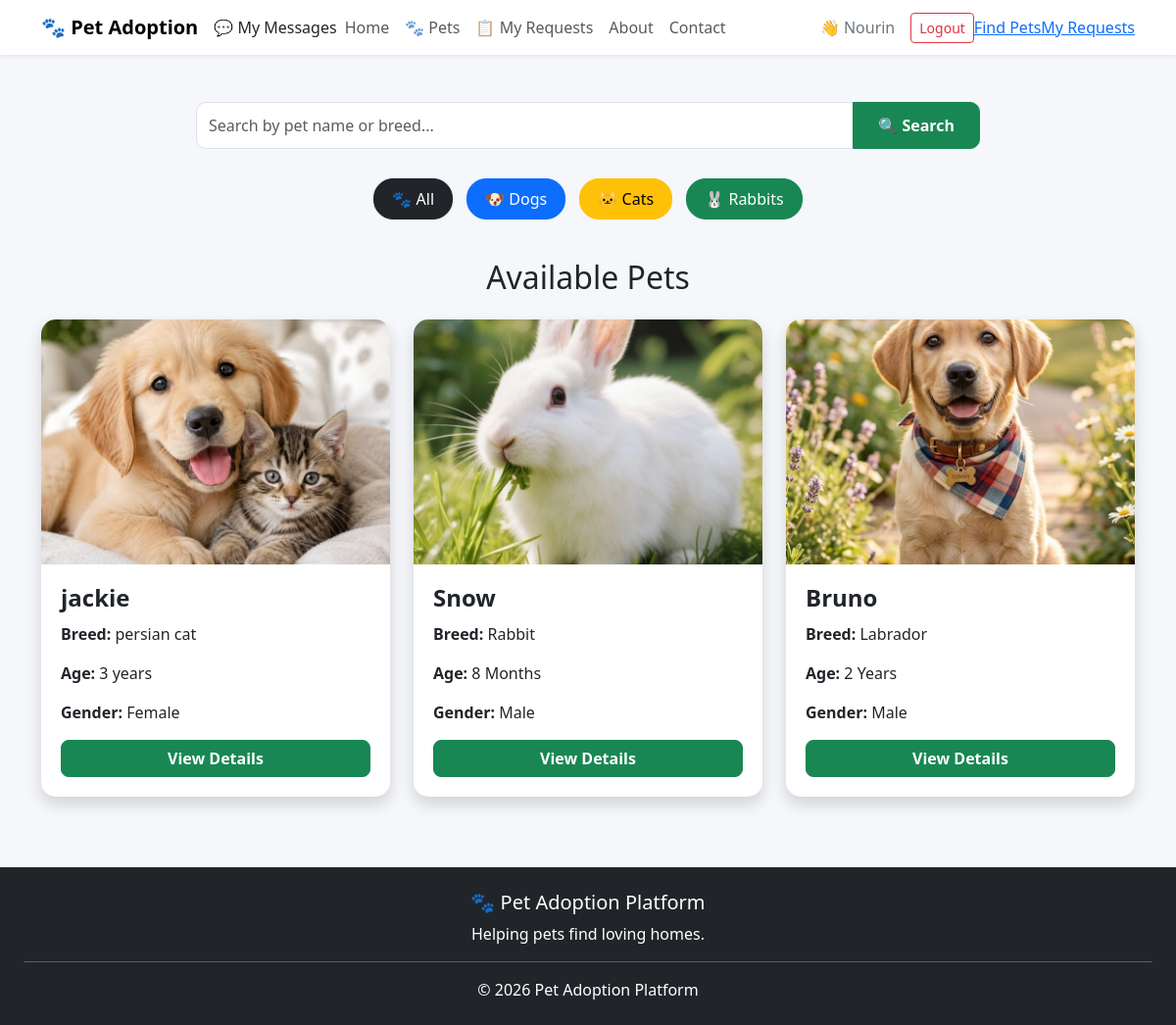
The page /pets (signed in) on the database its author committed.
### tables this page shows
CREATE TABLE pets(
        id INTEGER PRIMARY KEY AUTOINCREMENT,
        name TEXT,
        breed TEXT,
        age TEXT,
        gender TEXT,
        vaccinated TEXT,
        description TEXT,
        image TEXT
    , status TEXT DEFAULT 'Available', shelter_id INTEGER);

### app.py (the view, shortened to what this page needs)
@app.route('/pets')
def pets():
    if 'user' not in session:
        return redirect(url_for('login'))
    search = request.args.get('search', '').strip()
    category = request.args.get('category', '').strip().lower()
    conn = sqlite3.connect("database.db")
    cursor = conn.cursor()
    query = """
        SELECT *
        FROM pets
        WHERE LOWER(TRIM(status)) = 'available'
    """
    params = []
    query += " ORDER BY id DESC"
    cursor.execute(query, params)
    pets = cursor.fetchall()
    conn.close()
    return render_template(
        "pets.html",
        pets=pets,
        search=search,
        category=category
    )

### templates/pets.html (shortened to what this page needs)
<!DOCTYPE html>
<html lang="en">
<head>
    <link
        href="https://cdn.jsdelivr.net/npm/bootstrap@5.3.3/dist/css/bootstrap.min.css"
        rel="stylesheet"
    >
</head>
<body>
{% include 'navbar.html' %}
<div class="container mt-5">
    <div class="search-section">
        <form
            method="GET"
            action="{{ url_for('pets') }}"
        >
            <div class="input-group">
                <input
                    type="text"
                    name="search"
                    class="form-control search-input"
                    placeholder="Search by pet name or breed..."
                    value="{{ search or '' }}"
                >
                <button
                    type="submit"
                    class="btn btn-success search-button"
                >
                    🔍 Search
                </button>
            </div>
        </form>
    </div>
    <div class="category-section">
        <a
            href="{{ url_for('pets') }}"
            class="btn btn-dark category-btn"
        >
            🐾 All
        </a>
        <a
            href="{{ url_for('pets', category='dog') }}"
            class="btn btn-primary category-btn"
        >
            🐶 Dogs
        </a>
        <a
            href="{{ url_for('pets', category='cat') }}"
            class="btn btn-warning category-btn"
        >
            🐱 Cats
        </a>
        <a
            href="{{ url_for('pets', category='rabbit') }}"
            class="btn btn-success category-btn"
        >
            🐰 Rabbits
        </a>
    </div>
    <h2 class="text-center mb-4">
        Available Pets
    </h2>
    <div class="row">
        {% if pets %}
            {% for pet in pets %}
            <div class="col-md-4 mb-4">
                <div class="card shadow pet-card">
                    <img
                        src="{{ url_for('static', filename='images/' + pet[7]) }}"
                        class="card-img-top pet-image"
                        alt="{{ pet[1] }}"
                    >
                    <div class="card-body">
                        <h4 class="pet-name">
                            {{ pet[1] }}
                        </h4>
                        <p>
                            <strong>Breed:</strong>
                            {{ pet[2] }}
                        </p>
                        <p>
                            <strong>Age:</strong>
                            {{ pet[3] }}
                        </p>
                        <p>
                            <strong>Gender:</strong>
                            {{ pet[4] }}
                        </p>
                        <a
                            href="{{ url_for('pet_details', pet_id=pet[0]) }}"
                            class="btn btn-success w-100 view-btn"
                        >
                            View Details
                        </a>
                    </div>
                </div>
            </div>
            {% endfor %}
        {% endif %}
    </div>
</div>
{% include 'footer.html' %}
</body>
</html>

### templates/navbar.html (shortened to what this page needs)
<nav class="navbar navbar-expand-lg bg-white shadow-sm">
    <div class="container">
        <a class="navbar-brand fw-bold" href="{{ url_for('home') }}">
            🐾 Pet Adoption
        </a>
        <a
    href="{{ url_for('my_messages') }}"
    class="nav-link"
>
    💬 My Messages
</a>
        <div class="collapse navbar-collapse" id="mainNavbar">
            <ul class="navbar-nav me-auto mb-2 mb-lg-0">
                <li class="nav-item">
                    <a class="nav-link"
                       href="{{ url_for('home') }}">
                        Home
                    </a>
                </li>
                {% if session.get('user') %}
                    {% if session.get('user') != 'Admin' %}
                    <li class="nav-item">
                        <a class="nav-link"
                           href="{{ url_for('pets') }}">
                            🐾 Pets
                        </a>
                    </li>
                    <li class="nav-item">
                        <a class="nav-link"
                           href="{{ url_for('my_requests') }}">
                            📋 My Requests
                        </a>
                    </li>
                    {% endif %}
                {% endif %}
                <li class="nav-item">
                    <a class="nav-link"
                       href="{{ url_for('about') }}">
                        About
                    </a>
                </li>
                <li class="nav-item">
                    <a class="nav-link"
                       href="{{ url_for('contact') }}">
                        Contact
                    </a>
                </li>
            </ul>
            <div class="d-flex align-items-center">
                {% if session.get('user') %}
                    <span class="me-3 text-secondary">
                        👋 {{ session.get('user') }}
                    </span>
                    <a href="{{ url_for('logout') }}"
                       class="btn btn-outline-danger btn-sm">
                        Logout
                    </a>
                {% endif %}
                {% if session.get('role') == "Admin" %}
    <a href="{{ url_for('admin') }}">
        Dashboard
    </a>
{% elif session.get('role') == "Adopter" %}
    <a href="{{ url_for('pets') }}">
        Find Pets
    </a>
    <a href="{{ url_for('my_requests') }}">
        My Requests
    </a>
{% endif %}
            </div>
        </div>
    </div>
</nav>

### templates/footer.html
<footer class="bg-dark text-white text-center p-4 mt-5">
    <h5>🐾 Pet Adoption Platform</h5>
    <p>
        Helping pets find loving homes.
    </p>
    <hr class="bg-light">
    <p class="text-center mb-0">
    © 2026 Pet Adoption Platform
</p>
</footer>

### templates/pets.html (style rules this page uses)
body { background: #f5f7fb; }
.search-section { max-width: 800px; margin: 0 auto 25px; }
.search-input { height: 48px; border-radius: 10px 0 0 10px; }
.search-button { border-radius: 0 10px 10px 0; padding: 0 25px; font-weight: 600; }
.category-section { text-align: center; margin-bottom: 35px; }
.category-btn { margin: 5px; border-radius: 20px; padding: 8px 18px; font-weight: 500; }
.pet-image { width: 100%; height: 250px; object-fit: cover; object-position: center; }
.pet-card { border: none; border-radius: 15px; overflow: hidden; transition: transform 0.2s ease, box-shadow 0.2s ease; }
.pet-card .card-body { padding: 20px; }
.pet-name { font-weight: 700; margin-bottom: 10px; }
.view-btn { border-radius: 8px; font-weight: 600; }

### rows shown on the page
pets: image (picture), name "jackie", breed "persian cat", age "3 years", gender "Female"
pets: image (picture), name "Snow", breed "Rabbit", age "8 Months", gender "Male"
pets: image (picture), name "Bruno", breed "Labrador", age "2 Years", gender "Male"

### other values the page prints
{{ session.get('user') }} "Nourin"
